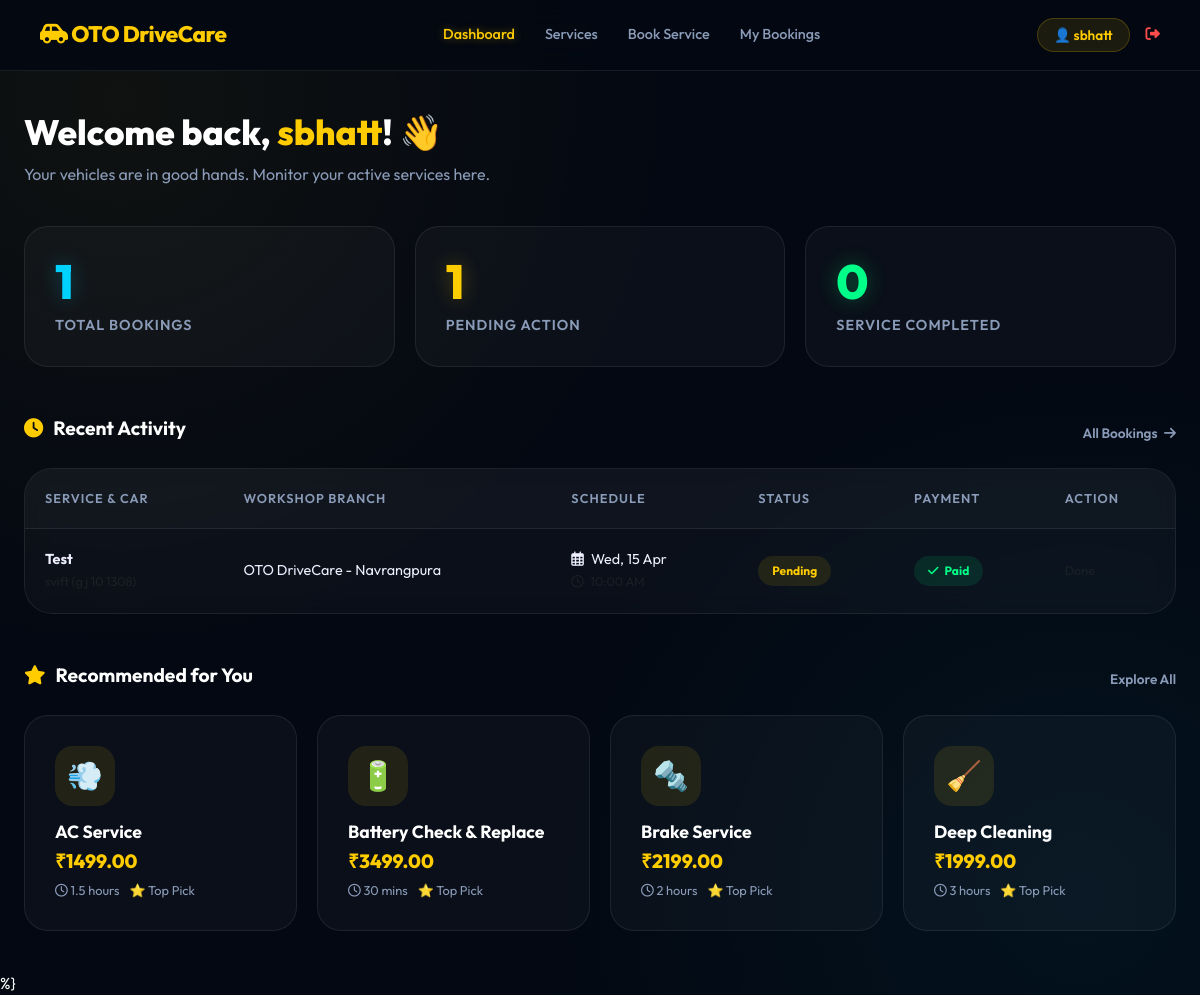
The app's page /dashboard/ (signed in) with its own data.
### service/models.py (models this page shows, shortened)
class ServiceBooking(models.Model):
    STATUS_CHOICES = [
        ('Pending', 'Pending'),
        ('Approved', 'Approved'),
        ('In Progress', 'In Progress'),
        ('Completed', 'Completed'),
        ('Rejected', 'Rejected'),
        ('Cancelled', 'Cancelled'),
    ]
    customer = models.ForeignKey(User, on_delete=models.CASCADE, related_name='bookings')
    service = models.ForeignKey(Service, on_delete=models.CASCADE)
    workshop = models.ForeignKey(Workshop, on_delete=models.CASCADE)
    car_model = models.CharField(max_length=100)
    car_number = models.CharField(max_length=20)
    appointment_date = models.DateField()
    appointment_time = models.TimeField()
    notes = models.TextField(blank=True, null=True)
    status = models.CharField(max_length=20, choices=STATUS_CHOICES, default='Pending')
    payment_status = models.CharField(max_length=20, choices=[('Pending', 'Pending'), ('Paid', 'Paid')], default='Pending')
    transaction_id = models.CharField(max_length=100, blank=True, null=True)
    created_at = models.DateTimeField(auto_now_add=True)
    class Meta:
        ordering = ['-created_at']

class Service(models.Model):
    name = models.CharField(max_length=100)
    description = models.TextField()
    price = models.DecimalField(max_digits=8, decimal_places=2)
    duration = models.CharField(max_length=50)  # e.g. "2 hours"
    icon = models.CharField(max_length=10, default='🔧')
    is_active = models.BooleanField(default=True)
    created_at = models.DateTimeField(auto_now_add=True)
    class Meta:
        ordering = ['name']

class Workshop(models.Model):
    name = models.CharField(max_length=100)
    address = models.TextField()
    phone = models.CharField(max_length=15)
    email = models.EmailField(blank=True, null=True)
    total_slots = models.PositiveIntegerField(default=10)
    is_active = models.BooleanField(default=True)
    class Meta:
        ordering = ['name']

### service/views.py (the view)
# urls.py: path('dashboard/', views.customer_dashboard, name='customer_dashboard'),
@login_required(login_url='/login/')
def customer_dashboard(request):
    recent_bookings = ServiceBooking.objects.filter(customer=request.user).order_by('-created_at')[:5]
    featured_services = Service.objects.filter(is_active=True)[:4]
    total_bookings = ServiceBooking.objects.filter(customer=request.user).count()
    pending = ServiceBooking.objects.filter(customer=request.user, status='Pending').count()
    completed = ServiceBooking.objects.filter(customer=request.user, status='Completed').count()
    return render(request, 'customer_dashboard.html', {
        'recent_bookings': recent_bookings,
        'featured_services': featured_services,
        'total_bookings': total_bookings,
        'pending': pending,
        'completed': completed,
    })

### service/templates/customer_dashboard.html (shortened to what this page needs)
<!DOCTYPE html>
<html lang="en">
<head>
    <link href="https://cdn.jsdelivr.net/npm/bootstrap@5.3.0/dist/css/bootstrap.min.css" rel="stylesheet">
    <link rel="stylesheet" href="https://cdnjs.cloudflare.com/ajax/libs/font-awesome/6.4.0/css/all.min.css">
</head>
<body>
    <div class="topbar">
        <a href="/" class="brand"><i class="fas fa-car-side"></i> OTO DriveCare</a>
        <nav>
            <a href="/dashboard/" class="active">Dashboard</a>
            <a href="/services/">Services</a>
            <a href="/book-service/">Book Service</a>
            <a href="/booking-history/">My Bookings</a>
        </nav>
        <div class="d-flex align-items-center gap-3">
            <span class="user-chip">👤 {{ request.user.username }}</span>
            <a href="/logout/" style="color:var(--danger); font-size:0.9rem; text-decoration:none;"><i class="fas fa-sign-out-alt"></i></a>
        </div>
    </div>
    <div class="main">
        <div class="welcome-header">
            <h1>Welcome back, <span>{{ request.user.username }}</span>! 👋</h1>
            <p>Your vehicles are in good hands. Monitor your active services here.</p>
        </div>
        <div class="stat-grid">
            <div class="stat-card blue">
                <div class="num">{{ total_bookings }}</div>
                <div class="lbl">Total Bookings</div>
            </div>
            <div class="stat-card gold">
                <div class="num">{{ pending }}</div>
                <div class="lbl">Pending Action</div>
            </div>
            <div class="stat-card green">
                <div class="num">{{ completed }}</div>
                <div class="lbl">Service Completed</div>
            </div>
        </div>
        <div class="section-title">
            <h2><i class="fas fa-clock"></i> Recent Activity</h2>
            <a href="/booking-history/">All Bookings <i class="fas fa-arrow-right ms-1"></i></a>
        </div>
        <div class="glass-panel">
            {% if recent_bookings %}
                <div class="table-responsive">
                    <table>
                        <thead>
                            <tr>
                                <th>Service & Car</th>
                                <th>Workshop Branch</th>
                                <th>Schedule</th>
                                <th>Status</th>
                                <th>Payment</th>
                                <th>Action</th>
                            </tr>
                        </thead>
                        <tbody>
                            {% for b in recent_bookings %}
                            <tr>
                                <td>
                                    <strong>{{ b.service.name }}</strong><br>
                                    <small class="text-muted">{{ b.car_model }} ({{ b.car_number }})</small>
                                </td>
                                <td>{{ b.workshop.name }}</td>
                                <td>
                                    <i class="far fa-calendar-alt me-1"></i> {{ b.appointment_date|date:"D, d M" }}<br>
                                    <small class="text-muted"><i class="far fa-clock me-1"></i> {{ b.appointment_time|time:"h:i A" }}</small>
                                </td>
                                <td>
                                    {% if b.status == 'Pending' %}<span class="badge-pill bp-pending">Pending</span>
                                    {% elif b.status == 'Approved' %}<span class="badge-pill bp-info">Approved</span>
                                    {% elif b.status == 'In Progress' %}<span class="badge-pill bp-info">In Progress</span>
                                    {% elif b.status == 'Completed' %}<span class="badge-pill bp-success">Completed</span>
                                    {% elif b.status == 'Rejected' %}<span class="badge-pill bp-danger">Rejected</span>
                                    {% else %}<span class="badge-pill bp-info">Cancelled</span>{% endif %}
                                </td>
                                <td>
                                    {% if b.payment_status == 'Paid' %}
                                        <span class="badge-pill bp-success"><i class="fas fa-check"></i> Paid</span>
                                    {% else %}
                                        <span class="badge-pill bp-danger"><i class="fas fa-clock"></i> Unpaid</span>
                                    {% endif %}
                                </td>
                                <td>
                                    {% if b.payment_status != 'Paid' and b.status != 'Cancelled' and b.status != 'Rejected' %}
                                        <a href="/payment/{{ b.id }}/" class="btn-action">Pay ₹{{ b.service.price }}</a>
                                    {% else %}
                                        <span class="text-muted small">Done</span>
                                    {% endif %}
                                </td>
                            </tr>
                            {% endfor %}
                        </tbody>
                    </table>
                </div>
            {% else %}
                <div class="empty-state">
                    <i class="fas fa-folder-open mb-3 fa-2x opacity-25"></i>
                    <p>No active bookings yet. <a href="/book-service/" class="text-warning">Book a service →</a></p>
                </div>
            {% endif %}
        </div>
        <div class="section-title">
            <h2><i class="fas fa-star"></i> Recommended for You</h2>
            <a href="/services/">Explore All</a>
        </div>
        <div class="svc-grid">
            {% for s in featured_services %}
            <a href="/book-service/?service_id={{ s.id }}" class="svc-card">
                <div class="icon-wrap">{{ s.icon }}</div>
                <div class="info">
                    <h3>{{ s.name }}</h3>
                    <div class="price">₹{{ s.price }}</div>
                    <div class="meta">
                        <span><i class="far fa-clock"></i> {{ s.duration }}</span>
                        <span>⭐ Top Pick</span>
                    </div>
                </div>
            </a>
            {% endfor %}
        </div>
    </div>
</body>
</html>
</body>
</html>

### records on screen
ServiceBooking: service.name "Test", workshop.name "OTO DriveCare - Navrangpura", appointment_date "Wed, 15 Apr", status "Pending", payment_status "Paid" (drawn)
Service: icon "💨", name "AC Service", price "1499.00", duration "1.5 hours"
Service: icon "🔋", name "Battery Check & Replace", price "3499.00", duration "30 mins"
Service: icon "🔩", name "Brake Service", price "2199.00", duration "2 hours"
Service: icon "🧹", name "Deep Cleaning", price "1999.00", duration "3 hours"

### other values on screen
{{ request.user.username }} "sbhatt"
{{ total_bookings }} "1"
{{ pending }} "1"
{{ completed }} "0"
